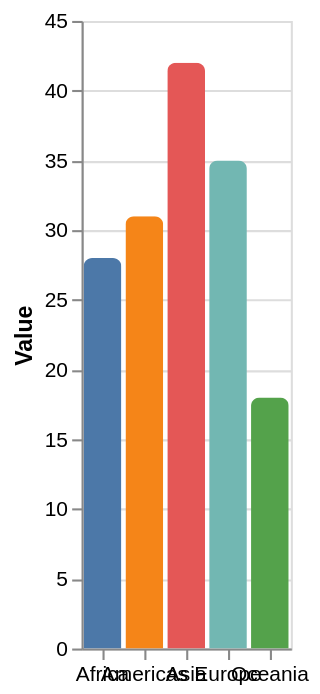

Source (Vega-Lite JSON):
### Vega-Lite specification from a JSON file in a GitHub repository (floating-point values rounded to 4 significant figures)
{"$schema": "https://vega.github.io/schema/vega-lite/v6.json", "width": "container", "height": 300, "data": {"values": [{"category": "Asia", "value": 42}, {"category": "Europe", "value": 35}, {"category": "Africa", "value": 28}, {"category": "Americas", "value": 31}, {"category": "Oceania", "value": 18}]}, "mark": {"type": "bar", "cornerRadiusTopLeft": 4, "cornerRadiusTopRight": 4}, "encoding": {"x": {"field": "category", "type": "nominal", "axis": {"labelAngle": 0, "title": null}}, "y": {"field": "value", "type": "quantitative", "title": "Value"}, "color": {"field": "category", "type": "nominal", "legend": null}, "tooltip": [{"field": "category", "type": "nominal"}, {"field": "value", "type": "quantitative"}]}}
